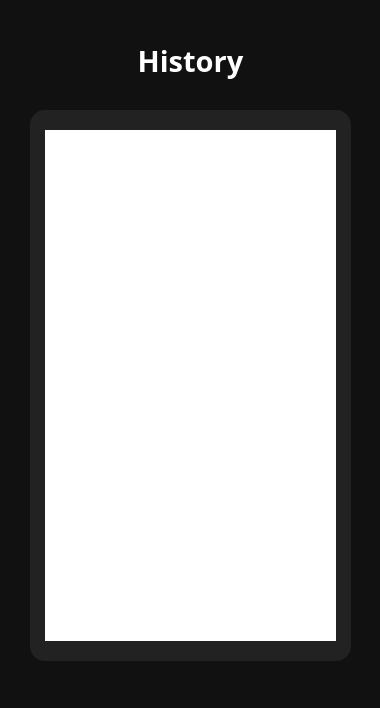
<?xml version="1.0" encoding="UTF-8"?>
<ui version="4.0">
 <class>Dialog</class>
 <widget class="QDialog" name="Dialog">
  <property name="geometry">
   <rect>
    <x>0</x>
    <y>0</y>
    <width>380</width>
    <height>708</height>
   </rect>
  </property>
  <property name="minimumSize">
   <size>
    <width>380</width>
    <height>708</height>
   </size>
  </property>
  <property name="windowTitle">
   <string>History</string>
  </property>
  <widget class="QFrame" name="frame">
   <property name="geometry">
    <rect>
     <x>-20</x>
     <y>-10</y>
     <width>451</width>
     <height>721</height>
    </rect>
   </property>
   <property name="styleSheet">
    <string notr="true">background-color:#111111;</string>
   </property>
   <property name="frameShape">
    <enum>QFrame::StyledPanel</enum>
   </property>
   <property name="frameShadow">
    <enum>QFrame::Raised</enum>
   </property>
   <widget class="QTableWidget" name="transactionTable">
    <property name="geometry">
     <rect>
      <x>65</x>
      <y>140</y>
      <width>291</width>
      <height>511</height>
     </rect>
    </property>
    <property name="font">
     <font>
      <family>Montserrat Light</family>
      <pointsize>10</pointsize>
     </font>
    </property>
    <property name="styleSheet">
     <string notr="true">background-color: white;</string>
    </property>
    <property name="frameShape">
     <enum>QFrame::NoFrame</enum>
    </property>
    <attribute name="horizontalHeaderCascadingSectionResizes">
     <bool>true</bool>
    </attribute>
   </widget>
   <widget class="QPushButton" name="backButton">
    <property name="geometry">
     <rect>
      <x>40</x>
      <y>40</y>
      <width>41</width>
      <height>61</height>
     </rect>
    </property>
    <property name="styleSheet">
     <string notr="true">color: white;</string>
    </property>
    <property name="text">
     <string/>
    </property>
    <property name="icon">
     <iconset>
      <normaloff>../../Downloads/Group 30.png</normaloff>../../Downloads/Group 30.png</iconset>
    </property>
    <property name="iconSize">
     <size>
      <width>30</width>
      <height>30</height>
     </size>
    </property>
    <property name="shortcut">
     <string/>
    </property>
    <property name="autoDefault">
     <bool>false</bool>
    </property>
    <property name="default">
     <bool>false</bool>
    </property>
    <property name="flat">
     <bool>true</bool>
    </property>
   </widget>
   <widget class="QLabel" name="label">
    <property name="geometry">
     <rect>
      <x>50</x>
      <y>120</y>
      <width>321</width>
      <height>551</height>
     </rect>
    </property>
    <property name="styleSheet">
     <string notr="true">background-color: #222222;
border-radius: 15px;</string>
    </property>
    <property name="text">
     <string/>
    </property>
   </widget>
   <widget class="QLabel" name="label_10">
    <property name="geometry">
     <rect>
      <x>110</x>
      <y>50</y>
      <width>201</width>
      <height>41</height>
     </rect>
    </property>
    <property name="font">
     <font>
      <family>Montserrat SemiBold</family>
      <pointsize>22</pointsize>
      <bold>true</bold>
     </font>
    </property>
    <property name="styleSheet">
     <string notr="true">color:white;
background-color: opacity(0%);</string>
    </property>
    <property name="text">
     <string>History</string>
    </property>
    <property name="alignment">
     <set>Qt::AlignCenter</set>
    </property>
   </widget>
   <zorder>label</zorder>
   <zorder>transactionTable</zorder>
   <zorder>backButton</zorder>
   <zorder>label_10</zorder>
  </widget>
 </widget>
 <resources/>
 <connections/>
</ui>
